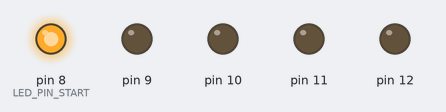
Simulated run of this sketch. Board: Arduino Uno, built with avr-gcc and run on an emulated ATmega328P. Parts: output pins drawn as LEDs (lit = HIGH). Random numbers use the default seed unless the sketch sets one.

Above: at 0.05 s.
At 2.85 s:
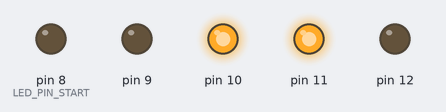
At 5.75 s:
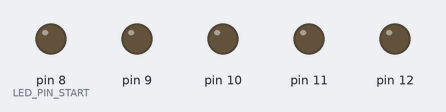
At 13.56 s:
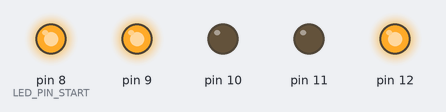
At 21.37 s:
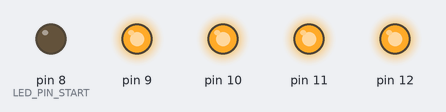
At 36.7 s:
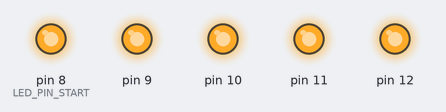
Timing chart, 0 to 40.0 s (numbered marks = the images above):
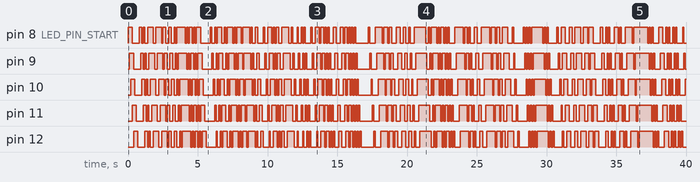

The sketch:

blink.lit.ino
```cpp
// number of leds to show
const int LED_COUNT = 5;

// first pin (of LED_COUNT) to be used for LED sequence
const int LED_PIN_START = 8;

// setup: runs once at start
void setup() {
    // Repeat for each of the LEDs:
    for (int i = 0; i < LED_COUNT; i++) {
        // Declare the pin associated with each LED
        // as an output which can be written to
        pinMode(LED_PIN_START + i, OUTPUT);
    }
}

// the LED_COUNT least significant bits of pattern
// are used to store and update the current pattern
// displayed by the LEDs
int pattern;

// loop: runs repeatedly until you get bored, power
// runs out, or the universe explodes
void loop() {
    // Shift the bits left one place in pattern,
    // essentially shifting the bit pattern over
    pattern <<= 1;

    // Add either 0 or 1 to pattern, essentially
    // choosing the new LSB of pattern at random
    pattern += random(2);

    // Repeat for each of the LEDs:
    for (int i = 0; i < LED_COUNT; i++) {
        // The ith least significant bit of pattern is written
        // to the ith LED.
        digitalWrite(LED_PIN_START + i, pattern & (1 << i));
    }

    // Block for 100ms
    delay(100);
}
```

Measured:
- by itself, pin 8 (LED_PIN_START): LOW → HIGH at 0.00 s, → LOW 0.30 s later, → HIGH 0.50 s later, → LOW 0.20 s later, … (186 changes in this stretch)
- by itself, pin 9: LOW → HIGH at 0.10 s, → LOW 0.30 s later, → HIGH 0.50 s later, → LOW 0.20 s later, … (186 changes in this stretch)
- by itself, pin 10: LOW → HIGH at 0.20 s, → LOW 0.30 s later, → HIGH 0.50 s later, → LOW 0.20 s later, … (185 changes in this stretch)
- by itself, pin 11: LOW → HIGH at 0.30 s, → LOW 0.30 s later, → HIGH 0.50 s later, → LOW 0.20 s later, … (184 changes in this stretch)
- by itself, pin 12: LOW → HIGH at 0.40 s, → LOW 0.30 s later, → HIGH 0.50 s later, → LOW 0.20 s later, … (184 changes in this stretch)
